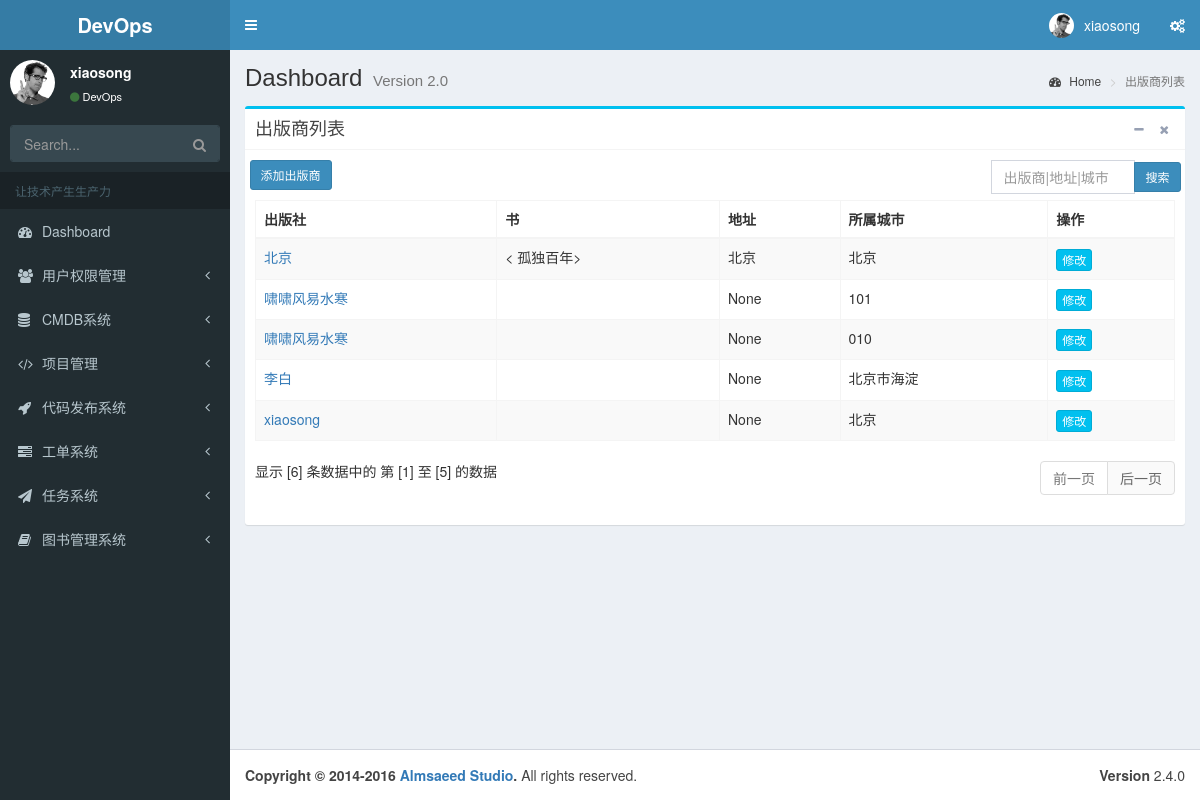
/books/publishlist/ (signed in), run on the app's committed database.
### apps/dashboard/models.py (models this page shows, shortened)
class UserProfile(AbstractUser):
    name_cn = models.CharField('中文名', max_length=30)
    phone = models.CharField('手机', max_length=11, null=True, blank=True)
    class Meta:
        verbose_name = '用户信息'
        verbose_name_plural = verbose_name

### books/models.py (models this page shows, shortened)
class Publish(models.Model):
    name = models.CharField(max_length=30, verbose_name='出版商名称')
    address = models.CharField(max_length=5, verbose_name='出版商地址')
    city = models.CharField(max_length=60, verbose_name='出版商城市',  null=True, blank=True)
    class Meta:
        verbose_name = '出版商信息'
        verbose_name_plural = verbose_name

class Book(models.Model):
    name = models.CharField("书名", max_length=100)
    authors = models.ManyToManyField(Author, verbose_name="作者")
    publisher = models.ForeignKey(Publish, verbose_name="出版社")
    publication_date = models.DateField("出版时间")
    class Meta:
        verbose_name = '图书信息'
        verbose_name_plural = verbose_name
        ordering = ['-publication_date']

### books/publish/__init__.py (the view, shortened to what this page needs)
class PublishListView(LoginRequiredMixin, PaginationMixin, ListView):
    model = Publish
    template_name = "books/publish_list.html"
    context_object_name = "publish_list"
    paginate_by = 5
    keyword = ''
    def get_queryset(self):
        queryset = super(PublishListView, self).get_queryset()
        self.keyword = self.request.GET.get('keyword', '').strip()
        if self.keyword:
            queryset = queryset.filter(Q(name__icontains=self.keyword) |
                                       Q(address__icontains=self.keyword) |
                                       Q(city__icontains=self.keyword))
        return queryset
    def get_context_data(self, **kwargs):
        context = super(PublishListView, self).get_context_data(**kwargs)
        context['keyword'] = self.keyword
        return context

### opsweb/context_processors.py (called while the page is built)
def global_variable(request):
    all_content_type = ContentType.objects.all()
    all_group = Group.objects.all()
    all_perm = Permission.objects.all()
    user_total_nums = UserProfile.objects.all().count()
    user_active_nums = UserProfile.objects.filter(is_active=True).count()
    dic = {
        'all_group': all_group,
        'all_perm': all_perm,
        'all_content_type': all_content_type,
        'group_total_nums': len(all_group),
        'user_total_nums': user_total_nums,
        'user_active_nums': user_active_nums
    }
    return dic

### templates/books/publish_list.html (shortened to what this page needs)
{% extends "base.html" %}
{% block breadcrunb %}
  <h1>
     Dashboard
    <small>Version 2.0</small>
  </h1>
  <ol class="breadcrumb">
    <li><a href="#"><i class="fa fa-dashboard"></i> Home</a></li>
    <li class="active">出版商列表</li>
  </ol>
{% endblock %}
{% block content %}
<div class="row">
<div class="col-md-12">
<div class="box box-info">
    <div class="box-header with-border">
      <h3 class="box-title">出版商列表</h3>
      <div class="box-tools pull-right">
        <button type="button" class="btn btn-box-tool" data-widget="collapse"><i class="fa fa-minus"></i>
        </button>
        <button type="button" class="btn btn-box-tool" data-widget="remove"><i class="fa fa-times"></i></button>
      </div>
    </div>
    <div class="box-body">
     <div style="margin-bottom: 10px;height: 30px" class="row">
       <a style="float: left; margin-left: 1%" class="btn btn-sm btn-primary" id = "addbtn"> 添加出版商 </a>
        <form style="float: right;width: 20%;margin-right: 1%">
        <div  class="input-group">
            <input type="text" class="form-control" name="keyword"
                 placeholder="出版商|地址|城市" value="{% if keyword %} {{ keyword }} {% endif %}">
            <div class="input-group-btn">
               <button id='search_btn' type="submit" class="btn btn-sm btn-primary">搜索</button>
            </div>
        </div>
        </form>
     </div>
    <div class="table-responsive">
    <table class="table table-bordered table-striped footable toggle-arrow-tiny" data-page-navigation=".paginations">
        <thead>
	  <tr>
	      <th>出版社</th>
	      <th>书</th>
	      <th>地址</th>
	      <th>所属城市</th>
	      <th>操作</th>
	  </tr>
	  </thead>
	  <tbody>
	    {% for publish in publish_list %}
		<tr>
		    <td> <a href="{% url 'books:publish_detail'  publish.id %}">{{ publish.name }}</a> </td>
		    <td>
			{% for book in publish.book_set.all %}
			 < {{ book.name }}>
			{% endfor %}
		    </td>
		    <td> {{ publish.city }}</td>
		    <td> {{ publish.address }}</td>
		    <td>
			<a type="button" class="btn btn-info btn-xs"  href="{% url 'books:publish_detail'  publish.id %}" >修改</a>
		    </td>
		</tr>
	    {% endfor %}
	  </tbody>
    </table>
    </div>
    <div class="row">
      <div class="col-sm-6">
	 <div class="dataTables_info" id="editable_info" role="status" aria-live="polite">
	     显示 [{{ paginator.count }}] 条数据中的 第 [{{ page_obj.start_index}}] 至 [{{ page_obj.end_index }}] 的数据
	 </div>
      </div>
      {% include 'paginator.html' %}
    </div>
</div>
</div>
</div>
</div>
{% endblock %}

### templates/base.html (shortened to what this page needs)
<!DOCTYPE html>
<html>
<head>
  <link rel="stylesheet" href="/static/css/bootstrap.min.css">
  <link rel="stylesheet" href="/static/plugins/font-awesome/css/font-awesome.min.css">
  <link rel="stylesheet" href="/static/plugins/Ionicons/css/ionicons.min.css">
  <link rel="stylesheet" href="/static/plugins/alert/sweet-alert.css">
  <link rel="stylesheet" href="/static/plugins/jvectormap/jquery-jvectormap.css">
  <link rel="stylesheet" href="/static/plugins/footable/footable.core.css">
  <link rel="stylesheet" href="/static/plugins/select2/select2.min.css">
  <link rel="stylesheet" href="/static/plugins/timepicker/bootstrap-datepicker.min.css">
  <link rel="stylesheet" href="/static/css/AdminLTE.min.css">
  <link rel="stylesheet" href="/static/css/_all-skins.min.css">
</head>
<body class="hold-transition skin-blue sidebar-mini">
<div class="wrapper">
  <header class="main-header">
    <a href="#" class="logo">
      <span class="logo-lg"><b>DevOps</b></span>
    </a>
    <nav class="navbar navbar-static-top">
      <a href="#" class="sidebar-toggle" data-toggle="push-menu" role="button">
      </a>
      <div class="navbar-custom-menu">
        <ul class="nav navbar-nav">
          <li class="dropdown user user-menu">
            <a href="#" class="dropdown-toggle" data-toggle="dropdown">
              <img src="/static/img/user2-160x160.jpg" class="user-image" alt="User Image">
              <span class="hidden-xs">
                  {% if request.user.is_authenticated %} {{ request.user.name_cn }} {% else %} 游客 {% endif %}
              </span>
            </a>
          </li>
          <li>
            <a href="#" data-toggle="control-sidebar"><i class="fa fa-gears"></i></a>
          </li>
        </ul>
      </div>
    </nav>
  </header>
  <aside class="main-sidebar">
    <section class="sidebar">
      <div class="user-panel">
        <div class="pull-left image">
          <img src="/static/img/user2-160x160.jpg" class="img-circle" alt="User Image">
        </div>
        <div class="pull-left info">
          <p>{{ request.user.name_cn }}</p>
          <a href="#"><i class="fa fa-circle text-success"></i>DevOps</a>
        </div>
      </div>
      <form action="#" method="get" class="sidebar-form">
        <div class="input-group">
          <input type="text" name="q" class="form-control" placeholder="Search...">
          <span class="input-group-btn">
                <button type="submit" name="search" id="search-btn" class="btn btn-flat">
                  <i class="fa fa-search"></i>
                </button>
              </span>
        </div>
      </form>
      <ul class="sidebar-menu" data-widget="tree">
        <li class="header">让技术产生生产力</li>
        <li>
          <a href="/">
            <i class="fa fa-dashboard"></i> <span>Dashboard</span>
          </a>
        </li>
	    <li class="treeview">
          <a href="#">
            <i class="fa fa-users"></i>
            <span>用户权限管理</span>
            <span class="pull-right-container">
              <i class="fa fa-angle-left pull-right"></i>
            </span>
          </a>
        </li>
	    <li class="treeview">
          <a href="#">
            <i class="fa fa-database"></i>
            <span>CMDB系统</span>
            <span class="pull-right-container">
              <i class="fa fa-angle-left pull-right"></i>
            </span>
          </a>
        </li>
        <li class="treeview">
          <a href="#">
            <i class="fa fa-code"></i>
            <span>项目管理</span>
            <span class="pull-right-container">
              <i class="fa fa-angle-left pull-right"></i>
            </span>
          </a>
        </li>
        <li class="treeview">
          <a href="#">
            <i class="fa fa-rocket"></i>
            <span>代码发布系统</span>
            <span class="pull-right-container">
              <i class="fa fa-angle-left pull-right"></i>
            </span>
          </a>
        </li>
        <li class="treeview">
          <a href="#">
            <i class="fa fa-tasks"></i>
            <span>工单系统</span>
            <span class="pull-right-container">
              <i class="fa fa-angle-left pull-right"></i>
            </span>
          </a>
        </li>
          <li class="treeview">
          <a href="#">
            <i class="fa fa-paper-plane"></i>
            <span>任务系统</span>
            <span class="pull-right-container">
              <i class="fa fa-angle-left pull-right"></i>
            </span>
          </a>
        </li>
        <li class="treeview">
          <a href="#">
            <i class="fa fa-book"></i>
            <span>图书管理系统</span>
            <span class="pull-right-container">
              <i class="fa fa-angle-left pull-right"></i>
            </span>
          </a>
        </li>
      </ul>
    </section>
  </aside>
  <div class="content-wrapper">
    <section class="content-header">
    {% block breadcrunb %}
    {%  endblock %}
    </section>
    <section class="content">
    {% block content %}
    {%  endblock %}
    </section>
  </div>
  <footer class="main-footer">
    <div class="pull-right hidden-xs">
      <b>Version</b> 2.4.0
    </div>
    <strong>Copyright &copy; 2014-2016 <a href="https://adminlte.io">Almsaeed Studio</a>.</strong> All rights
    reserved.
  </footer>
</div>
</body>
</html>

### templates/paginator.html (shortened to what this page needs)
<div class="col-sm-6">
    <div class="dataTables_paginate paging_simple_numbers" id="editable_paginate">
        <ul class="pagination" style="margin-top: 0; float: right">
            {% if page_obj.has_previous %}
                 <li class="paginate_button previous" aria-controls="editable" tabindex="0" id="editable_previous">
                    <a class="page" href="?{{ page_obj.previous_page_number.querystring }}">前一页</a>
                </li>
            {% else %}
                 <li class="paginate_button previous disabled" aria-controls="editable" tabindex="0" id="editable_previous">
                     <a class="page" href="#">前一页</a>
                </li>
            {% endif %}
            {% if page_obj.has_next %}
                 <li class="paginate_button next" aria-controls="editable" tabindex="0" id="editable_next">
                    <a class="page" href="?{{ page_obj.next_page_number.querystring }}">后一页</a>
                </li>
            {% else %}
                 <li class="paginate_button next disabled" aria-controls="editable" tabindex="0" id="editable_next">
                    <a class="page" href="#">后一页</a>
                </li>
             {% endif %}
        </ul>
   </div>
</div>

### data on the page
UserProfile: user.name_cn "xiaosong"
Publish: name "北京", city "北京", address "北京"
Book: name "孤独百年"
Publish: name "啸啸风易水寒", city "None", address "101"
Publish: name "啸啸风易水寒", city "None", address "010"
Publish: name "李白", city "None", address "北京市海淀"
Publish: name "xiaosong", city "None", address "北京"

### other printed values
{{ paginator.count }} "6"
{{ page_obj.start_index }} "1"
{{ page_obj.end_index }} "5"
